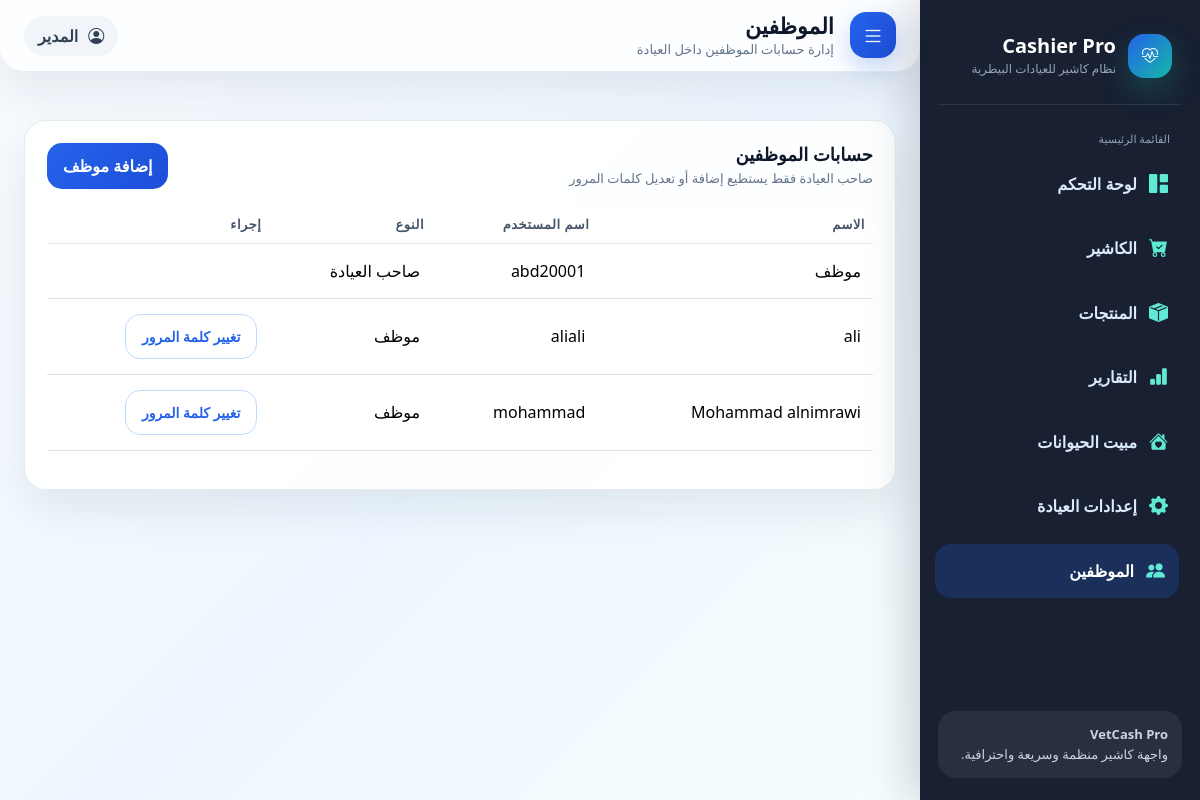
Before: /staff/ (signed in) with the older database file.
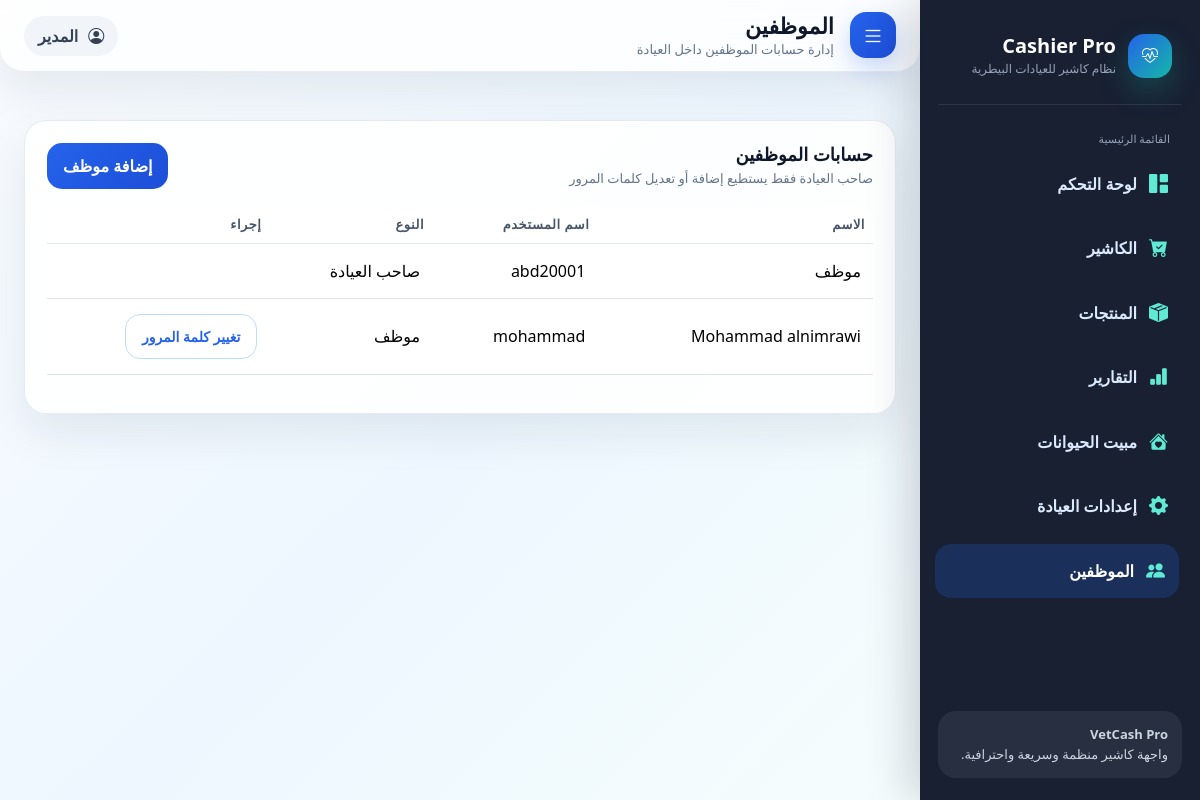
After: the same page with the newer database file.
### cashier/models.py (models this page shows, shortened)
class ClinicStaff(models.Model):
    clinic = models.ForeignKey(
        Clinic,
        on_delete=models.CASCADE,
        related_name='staff_members'
    )
    user = models.OneToOneField(
        User,
        on_delete=models.CASCADE,
        related_name='staff_profile'
    )
    is_owner = models.BooleanField(default=False)
    created_at = models.DateTimeField(auto_now_add=True)

### cashier/views.py (the view)
# urls.py: path('staff/', views.staff_list, name='staff_list'),
@login_required
def staff_list(request):
    clinic = get_user_clinic(request.user)
    if not is_clinic_owner(request.user):
        return redirect('cashier:dashboard')
    staff_members = ClinicStaff.objects.filter(
        clinic=clinic
    ).select_related('user')
    return render(request, 'cashier/staff_list.html', {
        'active_page': 'staff',
        'staff_members': staff_members,
    })

### cashier/views.py (called while the page is built, shortened)
def is_clinic_owner(user):
    if hasattr(user, 'staff_profile'):
        return user.staff_profile.is_owner
    if hasattr(user, 'clinic'):
        return True
    return False

def get_user_clinic(user):
    if hasattr(user, 'staff_profile'):
        return user.staff_profile.clinic

### cashier/templates/cashier/staff_list.html (shortened to what this page needs)
{% extends 'cashier/base.html' %}
{% block page_title %}الموظفين{% endblock %}
{% block page_subtitle %}إدارة حسابات الموظفين داخل العيادة{% endblock %}
{% block content %}
<section class="content-area">
  <div class="panel">
    <div class="panel-header">
      <div>
        <h4 class="panel-title">حسابات الموظفين</h4>
        <p class="panel-subtitle">صاحب العيادة فقط يستطيع إضافة أو تعديل كلمات المرور</p>
      </div>
      <a href="{% url 'cashier:staff_create' %}" class="btn btn-primary">
        إضافة موظف
      </a>
    </div>
    <div class="table-responsive">
      <table class="table">
        <thead>
          <tr>
            <th>الاسم</th>
            <th>اسم المستخدم</th>
            <th>النوع</th>
            <th>إجراء</th>
          </tr>
        </thead>
        <tbody>
          {% for staff in staff_members %}
          <tr>
            <td>{{ staff.user.first_name|default:"موظف" }}</td>
            <td>{{ staff.user.username }}</td>
            <td>
              {% if staff.is_owner %}
                صاحب العيادة
              {% else %}
                موظف
              {% endif %}
            </td>
            <td>
              {% if not staff.is_owner %}
              <a href="{% url 'cashier:staff_change_password' staff.id %}" class="btn btn-sm btn-outline-primary">
                تغيير كلمة المرور
              </a>
              {% endif %}
            </td>
          </tr>
          {% empty %}
          <tr>
            <td colspan="4" class="text-center text-muted py-4">
              لا يوجد موظفون بعد
            </td>
          </tr>
          {% endfor %}
        </tbody>
      </table>
    </div>
  </div>
</section>
{% endblock %}

### cashier/templates/cashier/base.html (shortened to what this page needs)
{% load static %}
<!doctype html>
<html lang="ar" dir="rtl">
<head>
  <link href="https://cdn.jsdelivr.net/npm/bootstrap@5.3.3/dist/css/bootstrap.rtl.min.css" rel="stylesheet">
  <link href="https://cdn.jsdelivr.net/npm/bootstrap-icons@1.11.3/font/bootstrap-icons.css" rel="stylesheet">
  <link href="{% static 'cashier/css/style.css' %}" rel="stylesheet">
</head>
<body>
<div class="app-shell">
  <aside class="sidebar" id="sidebar">
    <div class="brand">
      <div class="brand-icon"><i class="bi bi-heart-pulse"></i></div>
      <div>
   <h1>
    {{ clinic.name|default:"Cashier Pro" }}
</h1>
    <span>نظام كاشير للعيادات البيطرية</span>
</div>
    </div>
    <div class="nav-title">القائمة الرئيسية</div>
    <a href="{% url 'cashier:dashboard' %}" class="nav-link-custom {% if active_page == 'dashboard' %}active{% endif %}">
      <i class="bi bi-grid-1x2-fill"></i> لوحة التحكم
    </a>
    <a href="{% url 'cashier:pos' %}" class="nav-link-custom {% if active_page == 'pos' %}active{% endif %}">
      <i class="bi bi-cart-check-fill"></i> الكاشير
    </a>
    <a href="{% url 'cashier:products' %}" class="nav-link-custom {% if active_page == 'products' %}active{% endif %}">
      <i class="bi bi-box-seam-fill"></i> المنتجات
    </a>
    <a href="{% url 'cashier:reports' %}" class="nav-link-custom {% if active_page == 'reports' %}active{% endif %}">
      <i class="bi bi-bar-chart-fill"></i> التقارير
    </a>
    <a href="{% url 'cashier:boarding' %}" class="nav-link-custom {% if active_page == 'boarding' %}active{% endif %}">
      <i class="bi bi-house-heart-fill"></i> مبيت الحيوانات
    </a>
    <a href="{% url 'cashier:clinic_settings' %}" class="nav-link-custom {% if active_page == 'clinic_settings' %}active{% endif %}">
      <i class="bi bi-gear-fill"></i>إعدادات العيادة
    </a>
  {% if request.user.is_authenticated and request.user.staff_profile.is_owner or request.user.is_authenticated and request.user.clinic %}
  <a href="{% url 'cashier:staff_list' %}" class="nav-link-custom {% if active_page == 'staff' %}active{% endif %}">
    <i class="bi bi-people-fill"></i> الموظفين
  </a>
  {% endif %}
    <div class="sidebar-footer">
      <strong>VetCash Pro</strong><br>
      واجهة كاشير منظمة وسريعة واحترافية.
    </div>
  </aside>
  <main class="main-content" id="mainContent">
    <div class="topbar">
      <div class="d-flex align-items-center gap-3">
        <button class="menu-btn" id="toggleSidebar" type="button"><i class="bi bi-list"></i></button>
        <div class="page-title">
          <h2>{% block page_title %}{% endblock %}</h2>
          <p>{% block page_subtitle %}{% endblock %}</p>
        </div>
      </div>
      <div class="user-pill">
        {% block topbar_badge %}<i class="bi bi-person-circle"></i><span>المدير</span>{% endblock %}
      </div>
    </div>
    <section class="content-area">
      {% block content %}{% endblock %}
    </section>
  </main>
</div>
</body>
</html>

### cashier/static/cashier/css/style.css (style rules this page uses)
:root { --primary: #2563eb; --primary-dark: #1d4ed8; --secondary: #14b8a6; --success: #16a34a; --danger: #dc2626; --warning: #f59e0b; --dark: #0f172a; --muted: #64748b; --light: #f8fafc; --card: #ffffff; --border: #e2e8f0; --shadow: 0 20px 45px rgba(15, 23, 42, .08); --radius: 22px; --sidebar-width: 280px; }
* { box-sizing: border-box; }
html { direction: rtl; }
body { margin: 0; min-height: 100vh; text-align: right; font-family: 'Tajawal', 'Cairo', 'Segoe UI', Tahoma, sans-serif; background: linear-gradient(135deg, #f8fbff 0%, #eef7ff 45%, #f7fffc 100%); color: var(--dark); }
a { text-decoration: none; color: inherit; }
.bi { vertical-align: -.125em; }
.app-shell { display: flex; min-height: 100vh; overflow-x: hidden; }
.sidebar { width: var(--sidebar-width); min-width: var(--sidebar-width); height: 100vh; background: rgba(15, 23, 42, .96); color: white; padding: 22px 18px; position: fixed; inset: 0 0 0 auto; z-index: 1000; transform: translateX(0); transition: .28s ease; box-shadow: -12px 0 40px rgba(15, 23, 42, .18); display: flex; flex-direction: column; overflow-y: auto; }
.brand { display: flex; align-items: center; gap: 12px; padding: 12px 10px 26px; border-bottom: 1px solid rgba(255, 255, 255, .09); margin-bottom: 18px; flex-shrink: 0; }
.brand-icon { width: 44px; height: 44px; border-radius: 16px; display: grid; place-items: center; background: linear-gradient(135deg, var(--primary), var(--secondary)); box-shadow: 0 12px 30px rgba(20, 184, 166, .25); flex-shrink: 0; }
.brand h1 { font-size: 20px; margin: 0; font-weight: 800; letter-spacing: 0; }
.brand span { display: block; color: #94a3b8; font-size: 12px; margin-top: 2px; }
.nav-title { font-size: 11px; text-transform: none; letter-spacing: 0; color: #94a3b8; margin: 8px 12px 4px; flex-shrink: 0; }
.nav-link-custom { display: flex; align-items: center; gap: 12px; padding: 13px 14px; margin: 5px 0; border-radius: 16px; color: #dbeafe; transition: .2s ease; font-weight: 600; flex-shrink: 0; }
.nav-link-custom:hover, .nav-link-custom.active { background: rgba(37, 99, 235, .22); color: white; transform: translateX(-3px); }
.nav-link-custom i { font-size: 19px; color: #5eead4; }
.sidebar-footer { margin-top: auto; background: rgba(255, 255, 255, .07); border-radius: 18px; padding: 14px; font-size: 13px; color: #cbd5e1; flex-shrink: 0; }
.main-content { width: 100%; margin-right: var(--sidebar-width); margin-left: 0; transition: .28s ease; padding: 0 24px 24px; }
.topbar { height: 72px; background: rgba(255, 255, 255, .78); backdrop-filter: blur(18px); border: 1px solid rgba(226, 232, 240, .8); border-top: 0; border-left: 0; border-right: 0; border-radius: 0 0 24px 24px; display: flex; align-items: center; justify-content: space-between; padding-inline: 24px; margin-inline: -24px; box-shadow: var(--shadow); position: sticky; top: 0; z-index: 900; }
.menu-btn { width: 46px; height: 46px; border: 0; border-radius: 16px; background: linear-gradient(135deg, var(--primary), var(--primary-dark)); color: white; display: grid; place-items: center; font-size: 22px; box-shadow: 0 10px 25px rgba(37, 99, 235, .25); }
.page-title h2 { margin: 0; font-size: 22px; font-weight: 850; }
.page-title p { margin: 2px 0 0; color: var(--muted); font-size: 13px; }
.user-pill { display: flex; align-items: center; gap: 10px; background: #f1f5f9; border-radius: 999px; padding: 8px 14px; font-weight: 700; color: #334155; }
.content-area { padding: 24px 0 0; }
.stat-card, .panel, .table-card { background: rgba(255, 255, 255, .88); border: 1px solid rgba(226, 232, 240, .85); border-radius: var(--radius); box-shadow: var(--shadow); }
.panel { padding: 22px; }
.panel-header { display: flex; align-items: center; justify-content: space-between; gap: 12px; margin-bottom: 18px; }
.panel-title { font-size: 18px; font-weight: 850; margin: 0; }
.panel-subtitle { font-size: 13px; color: var(--muted); margin: 3px 0 0; }
.btn { border-radius: 15px; font-weight: 800; padding: 11px 16px; }
.btn-primary { background: linear-gradient(135deg, var(--primary), var(--primary-dark)); border: 0; }
.btn-outline-primary { border-color: #bfdbfe; color: var(--primary); }
.table { vertical-align: middle; text-align: right; }
.table thead th { color: #475569; font-size: 13px; text-transform: uppercase; letter-spacing: .04em; border-bottom: 1px solid var(--border); }
.table tbody td { padding: 15px 12px; }
.table-responsive { border-radius: 18px; }

Changed rows visible on the page:
removed ClinicStaff: user.first_name "ali", user.username "aliali", is_owner "موظف"
